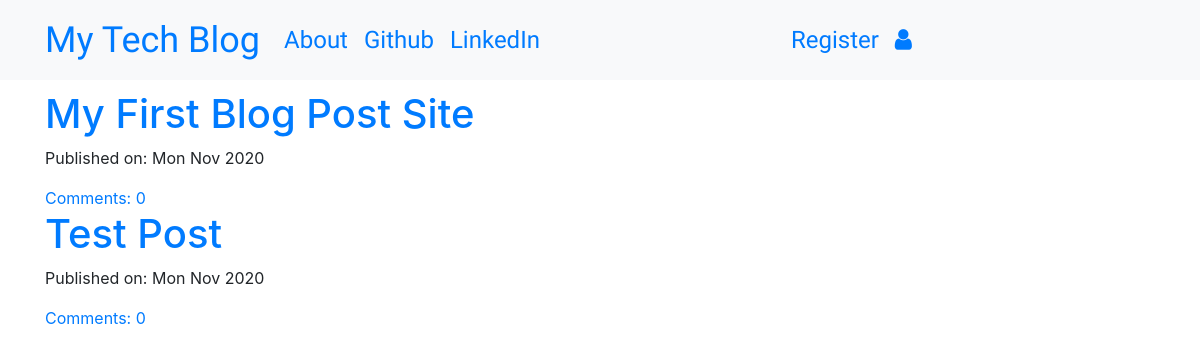
Before: / with the older database file.
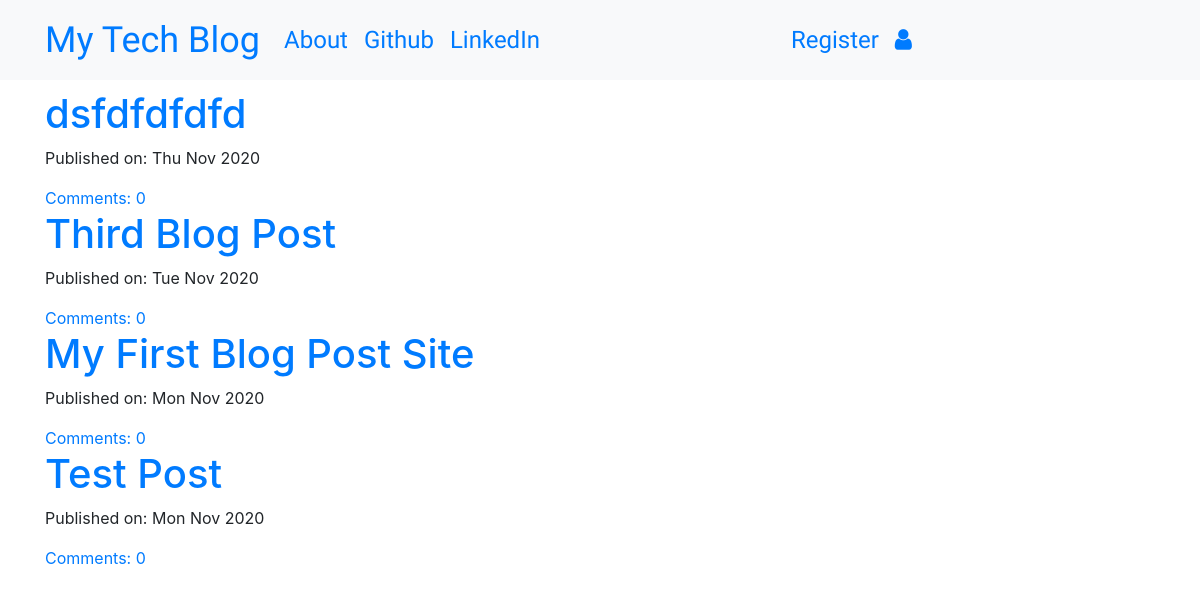
After: the same page with the newer database file.
### blog/models.py (models this page shows, shortened)
class Post(models.Model):
	author = models.ForeignKey('auth.User', on_delete=models.CASCADE)
	title = models.CharField(max_length=255)
	text = models.TextField()
	created_date = models.DateTimeField(default=timezone.now)
	published_date = models.DateTimeField(blank=True, null=True)
	def approve_comments(self):
		return self.comments.filter(approved_comment=True)

### blog/views.py (the view)
# urls.py: path('', views.PostListView.as_view(), name='post_list'),
class PostListView(ListView):
	model = Post
	def get_queryset(self):
		return Post.objects.filter(published_date__lte=timezone.now()).order_by('-published_date')

### blog/templates/blog/post_list.html
{% extends 'blog/base.html' %}
	{% block body_block %}
		<div class="centerstage">
			{% for post in post_list %}
				<div>
					{% if post.published_date or user == post.author %}
					<h1><a href="{% url 'post_detail' pk=post.pk %}">{{ post.title }}</a></h1>
					<div>
						<p>Published on: {{ post.published_date|date:"D M Y" }}</p>
					</div>
					<a href="{% url 'post_detail' pk=post.pk %}">Comments: {{ post.approve_comments.count }}</a>
					{% endif %}
				</div>
			{% endfor %}
		</div>
	{% endblock %}

### blog/templates/blog/base.html (shortened to what this page needs)
<!DOCTYPE html>
{% load static %}
<html>
<head>
    <link rel="stylesheet" href="https://stackpath.bootstrapcdn.com/bootstrap/4.1.3/css/bootstrap.min.css"
>
    <link rel="stylesheet" href="https://stackpath.bootstrapcdn.com/font-awesome/4.7.0/css/font-awesome.min.css"
>
    <link rel="stylesheet" href="//cdn.jsdelivr.net/medium-editor/latest/css/medium-editor.min.css" type="text/css"
        media="screen" charset="utf-8">
    <link rel="stylesheet" href="{% static 'css/blog.css' %}">
</head>
<body class="loader">
    <nav class="navbar navbar-expand-lg navbar-custom bg-light techfont">
        <div class="container">
            <a class="navbar-brand bigbrand" href="{% url 'post_list' %}">My Tech Blog</a>
            <div class="collapse navbar-collapse" id="navbarNav">
                <ul class="navbar-nav">
                    <li class="nav-item active">
                        <a class="nav-link" href="{% url 'about' %}">About</a>
                    </li>
                    <li class="nav-item active">
                        <a class="nav-link" href="https://www.github.com" target="_blank">Github</a>
                    </li>
                    <li class="nav-item active">
                        <a class="nav-link" href="https://www.linkedin.com" target="_blank">LinkedIn</a>
                    </li>
                </ul>
            </div>
            <div class="collapse navbar-collapse" id="navbarNav">
                <ul class="navbar-nav">
                    {% if user.is_authenticated %}
                    <li class="nav-item active">
                        <a class="nav-link" href="{% url 'post_new' %}">New Post</a>
                    </li>
                    <li class="nav-item active">
                        <a class="nav-link" href="{% url 'post_draft_list' %}">Drafts</a>
                    </li>
                    <li class="nav-item active">
                        <a class="nav-link" href="{% url 'logout' %}">Logout</a>
                    </li>
                    <li>
                        <a>Welcome: {{ user.username }}</a>
                    </li>
                    {% else %}
                    <li class="nav-item active">
                        <a class="nav-link" href="{% url 'register' %}">Register</a>
                    </li>
                    <li class="nav-item active">
                        <a class="nav-item nav-link" href="{% url 'user_login' %}" aria-label="Login"><span
                                class="fa fa-user" aria-hidden="true"></span></a>
                    </li>
                    {% endif %}
                </ul>
            </div>
        </div>
    </nav>
    <div class="container">
        <div class="row">
            <div class="col-md-8">
                <div class="blog_posts">
                    {% block body_block %}
                    {% endblock %}
                </div>
            </div>
        </div>
    </div>
</body>

### blog/static/css/blog.css (style rules this page uses)
.techfont { font-family: 'Russo One', sans-serif; font-size: 1.5em; margin-bottom: 10px; }
.centerstage { margin-left: auto; margin-right: auto; }
.bigbrand { font-size: 1.5em; }
.loader { filter:hue-rotate(0deg); color: linear-gradient(45deg,#0f8,#08f); animation:hue 5000ms infinite linear; }

Changed rows visible on the page:
added Post: title "dsfdfdfdfd", published_date "Thu Nov 2020", approve_comments.count "0"
added Post: title "Third Blog Post", published_date "Tue Nov 2020", approve_comments.count "0"
